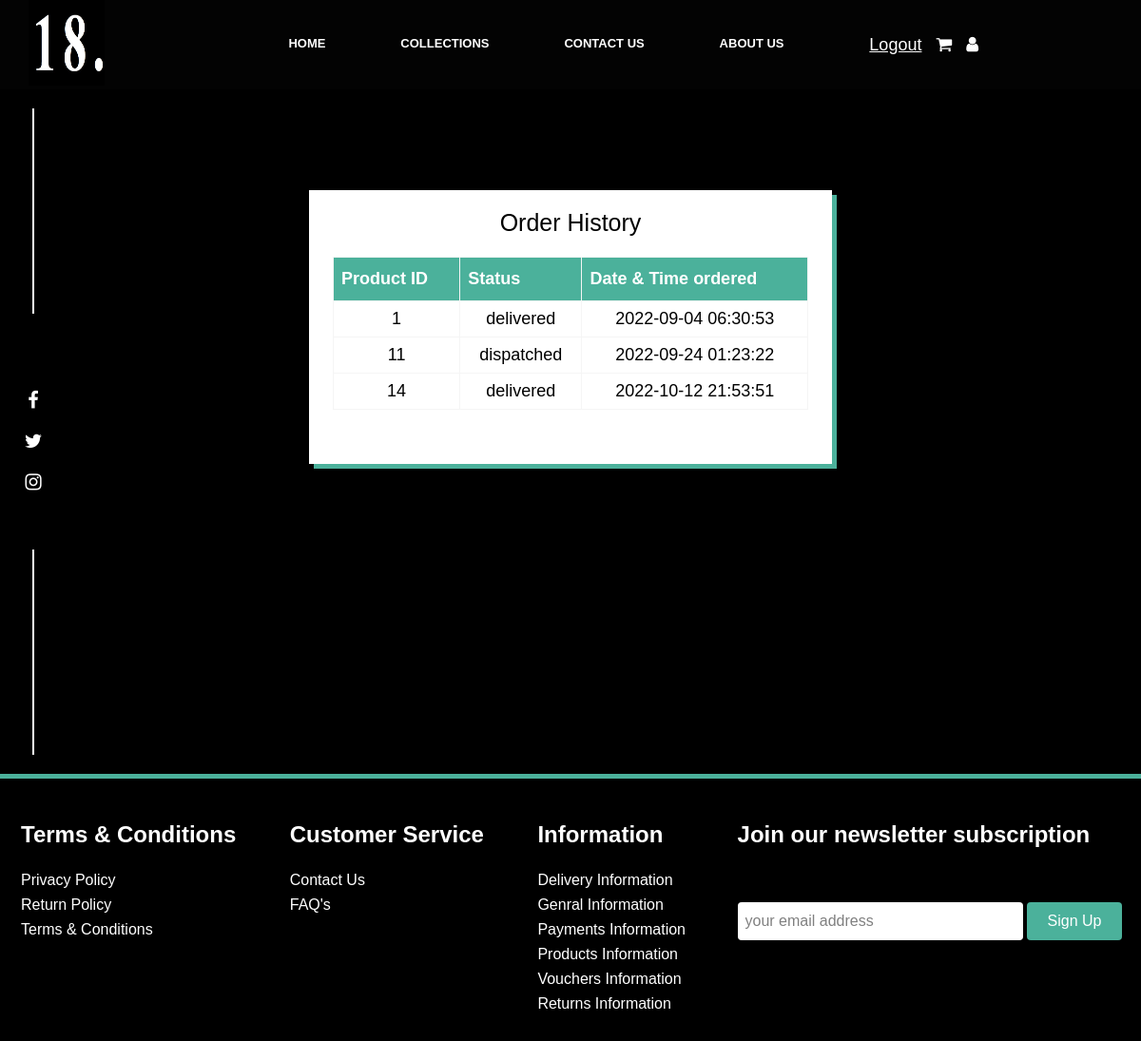
Page /account/userorderhistory.php (signed in) on the committed database.
### tables this page shows
CREATE TABLE orders (
    tid SMALLINT UNSIGNED NOT NULL AUTO_INCREMENT,       
    uid SMALLINT UNSIGNED NOT NULL,
    pid SMALLINT UNSIGNED NOT NULL,
    status VARCHAR(32) DEFAULT "processing",             
    date_time DATETIME DEFAULT NOW(),
    PRIMARY KEY(tid)
);

### account/userorderhistory.php (the view, shortened to what this page needs)
<?php
  require_once($_SERVER['DOCUMENT_ROOT'] . '/shared-files/200219998/db.php');
  $query = "SELECT orders.uid, users.username, orders.pid, orders.status, orders.date_time FROM orders INNER JOIN users ON orders.uid = users.uid INNER JOIN products ON orders.pid = products.pid WHERE users.username=:username ORDER BY orders.date_time";
  $sth = $db->prepare($query);
  $sth->bindParam(":username", $_SESSION['auth']);
  $sth->execute();
  $orders = $sth->fetchAll();
?>
<!DOCTYPE html>
<html lang="en">
<head>
<link rel="stylesheet" href="userorderhistory.css">
<link rel="stylesheet" href="/header/header.css">
<link rel="stylesheet" href="/footer/footer.css">
<link rel="stylesheet" href="https://cdnjs.cloudflare.com/ajax/libs/font-awesome/4.7.0/css/font-awesome.min.css">
<div class="top-header">
    <header class="main-header">
      <nav class = "navigation-bar">
          <div class="logooo 1">
              <a href="/home/home.php">
            <img src="/shared-files/logo.png" alt="" width="80" height="90" div class="fully-right">
           </div>
          <ul class="main-list-items">
              <li class="each-li"><a href="/home/home.php" class="link">HOME</a></li>
              <li class="each-li"><a href="/collections/collections.php" class="link">COLLECTIONS</a></li>
              <li class="each-li"><a href="/contact/contact.php" class="link">CONTACT US</a></li>
              <li class="each-li"><a href="/about-us/about-us.php" class="link">ABOUT US</a></li>
          </ul>
          <div class="navigation-buttons">
              <a href="/account/accountinfo.php" class="button-navigation-i"><i class="fa fa-user"></i></a>
              <?php
                    if(!isset($_SESSION['auth']))
                    {?>
                        <a href="/auth/login.php" class="button-navigation-i">Login</a>
                        <a href="/auth/register.php" class="button-navigation-i">Register</a><?php
                    }
                    else
                    {
                        $size=40;?>
                        <a href="/cart/cart.php" class="button-navigation-i"><i class="fa fa-shopping-cart"></i></a>
                        <a href="/auth/logout.php" class="button-navigation-i">Logout</a><?php
                    }
                ?>
          </div>
      </nav>
    </header>
  </div>
</head>
<body>
  <div class="bg-colour">
    <div class="main">
        <div class="social-media">
        <a href="#" class="s-btn"><i class="fa fa-facebook-f"></i></a>
        <a href="#" class="s-btn"><i class="fa fa-twitter"></i></a>
        <a href="#" class="s-btn"><i class="fa fa-instagram"></i></a>
      </div>
    <div class= "orderhistory-container">
      <div class="orderhistory-heading">
        <p>Order History</p>
      </div>
      <table id="orderhistorytable">
        <tr>
        <th>Product ID</th>
        <th>Status</th>
        <th>Date & Time ordered </th>
      </tr>
      <?php
        foreach($orders as $order)
        {
          echo "<tr>";
          echo "<td>" . $order['pid'] . "</td>";
          echo "<td>" . $order['status'] . "</td>";
          echo "<td>" . $order['date_time'] . "</td>";
          echo "</tr>";
        }
      ?>
    </table>
    </div>
  </div>
  </div>
  <div class="end-footer">
  <div class="main-footer-container">
      <div class="inside-footer">
          <div class="footer-heading1 foooter-1">
          <h2>Terms & Conditions</h2>
              <a href="/footer_pages/privacy-policy.html">Privacy Policy</a>
              <a href="/footer_pages/return-policy.html">Return Policy</a>
              <a href="/footer_pages/Terms.html">Terms & Conditions</a>
          </div>
          <div class="footer-heading1 foooter-2">
              <h2>Customer Service</h2>
              <a href="/contact/contact.php">Contact Us</a>
              <a href="/footer_pages/faq.html">FAQ's</a>
          </div>
          <div class="footer-heading1 foooter-3">
              <h2>Information</h2>
              <a href="/footer_pages/delivery-faq.html">Delivery Information</a>
              <a href="/footer_pages/genral-faq.html">Genral Information</a>
              <a href="/footer_pages/payments-faq.html">Payments Information</a>
              <a href="/footer_pages/products-faq.html">Products Information</a>
              <a href="/footer_pages/Vouchers-faq.html">Vouchers Information</a>
              <a href="/footer_pages/returns-faq.html">Returns Information</a>
          </div>
          <div class="footer-email-form1">
          <h2>Join our newsletter subscription</h2>
          <input type="email" placeholder="your email address" id="footer-email1">
          <input type="submit" value="Sign Up" id="footer-email-btn1">
          </div>
      </div>
  </div>
</div>
  </body>
</html>

### account/userorderhistory.css (style rules this page uses)
* { padding: 0; margin: 0; box-sizing: border-box; }
body { font-family: sans-serif; background-color: black; }
header { width: 100%; height: 100vh; }
nav { background:rgb(3, 3, 3); display: flex; width: 100%; height: 10vh; align-items: center; }
.link { text-decoration: none; font-weight: bold; color: white; font-size: 13px; transition: 0.4s; }
.main { position: relative; height: 90vh; width: 100%; }
.orderhistory-container { font-size: 18px; width:550px; height: 40%; box-shadow: 5px 5px #4bb19b; background: white; padding: 20px; margin: 70px auto; text-align: center; }
.orderhistory-heading { font-family: sans-serif; font-size: 25px; }
#orderhistorytable { font-family: sans-serif; color: black; border-collapse: collapse; width: 500px; margin-left: auto; margin-right: auto; }
#orderhistorytable td, #orderhistorytable th { border: 1px solid whitesmoke; padding: 8px; }
#orderhistorytable th { padding-top: 12px; padding-bottom: 12px; text-align: left; background-color: #4bb19b; color: white; }
.social-media { position: absolute; height: 100%; width: 70px; display: flex; flex-direction: column; align-items: center; justify-content: center; }
.social-media::before { content: ""; position: absolute; width: 2px; height: 30%; background: white; top: 20px; }
.social-media::after { content: ""; position: absolute; width: 2px; height: 30%; background: white; bottom: 20px; }
.s-btn { color: white; margin-top: 20px; transition: 0.4s; font-size: 20px; }
.bg-colour { background-color: black; }

### header/header.css (style rules this page uses)
* { padding: 0px; margin: 0; box-sizing: border-box; font-family: sans-serif; }
.main-header { width: 100%; height: auto; background: black; }
.navigation-bar { display: flex; width: 100%; height: 10vh; align-items: center; height: auto; }
.logooo { width: 22%; padding-left: 30px; color: white; }
.main-list-items { display: flex; list-style: none; width: 50%; justify-content: space-around; color: white; }
.each-li { padding-bottom: 5px; }
.link { text-decoration: none; font-weight: bold; color: white; font-size: 13px; transition: 0.4s; }
.navigation-buttons { width: 15%; font-size: 20px; }
.button-navigation-i { color: white; float: right; padding-right: 15px; transition: 0.4s; font-size: 90%; }

### footer/footer.css (style rules this page uses)
body { font-family: sans-serif; }
.main-footer-container { background-color: black; padding: 5px; border-top: #4bb19b solid 5px; }
.inside-footer { width: 100%; height: fit-content; background-color: black; color: white; display: flex; justify-content: center; flex-wrap: wrap; margin: 0 auto; padding: 15px; }
.footer-heading1 { display: flex; flex-direction: column; margin-right: auto; padding: 2px; padding-top: 25px; }
.footer-heading1 a { color: white; text-decoration: none; margin-bottom: 0.5rem; }
.footer-email-form1 h2 { margin-bottom: 2rem; padding-top: 25px; }
#footer-email1 { width: 300px; height: 40px; border-radius: 4px; outline: none; border: none; padding-left: 0.5rem; font-size: 1rem; margin-bottom:1rem; }
#footer-email1::placeholder { color: grey; }
#footer-email-btn1 { width: 100px; height: 40px; border-radius: 4px; background-color: #4bb19b; outline: none; border: none; color: white; font-size: 1rem; }
.end-footer h2 { padding-bottom: 25px; }

### rows in the picture
orders: pid "1", status "delivered", date_time "2022-09-04 06:30:53"
orders: pid "11", status "dispatched", date_time "2022-09-24 01:23:22"
orders: pid "14", status "delivered", date_time "2022-10-12 21:53:51"
